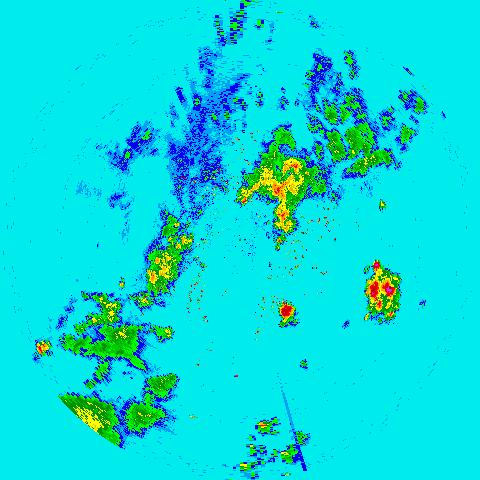
#> input picture segmentation_LSC/data/examples/img_rgb.jpg, 480 x 480 px
$ python main_LSC.py
#> lines starting #> are read from the running program, lines starting #| are printed output that depends on the picture
### segmentation_LSC/utils.py
from PIL import Image
import numpy as np
import math
from skimage import color

def my_imread(path: str):
#> called with path = 'data/examples/img_rgb.jpg'
    return np.asarray(Image.open(path), dtype=np.uint8)
#> returned value is the input picture: shape (480, 480, 3); mean B, G, R 8, 217.6, 218.3

class Point(object):
    def __init__(self, x=0, y=0):
        self.x = x
        self.y = y

    def __str__(self):
        return "<class 'Point'>: x={}, y={}".format(self.x, self.y)
    __repr__ = __str__

def gen_seeds(numRow: int, numCol: int, numSeed: int) -> tuple:
    '''
    :param numRow: the image row number
    :param numCol: the image column number
    :param numSeed: the seed number should be generated
    :return:
        seeds_list: a tuple contains all the seeds
    '''
    seeds_list = []
    num_seeds_col = int(math.sqrt(numSeed * numCol / numRow))
    num_seeds_row = int(numSeed / num_seeds_col)
    step_x = int(numRow / num_seeds_row)
    step_y = int(numCol / num_seeds_col)
    row_remain = numRow - num_seeds_row * step_x
    col_remain = numCol - num_seeds_col * step_y
    current_row_remain = 1
    current_col_remain = 1
    current_seeds_count = 0
    for i in range(num_seeds_row):
        for j in range(num_seeds_col):
            center_x = int(i * step_x + 0.5 * step_x + current_row_remain)
            center_y = int(j * step_y + 0.5 * step_y + current_col_remain)
            if center_x > numRow - 1:
                center_x = numRow - 1
            if center_y > numCol - 1:
                center_y = numCol - 1
            if current_col_remain < col_remain:
                current_col_remain += 1
            seeds_list.append(Point(x=center_x, y=center_y))
            current_seeds_count += 1
        if current_row_remain < row_remain:
            current_row_remain += 1
    return tuple(seeds_list)

def rgbtolab(I:np.ndarray, num_cols:int, num_rows:int):
    """
    https://graphicdesign.stackexchange.com/questions/76824/what-are-the-pros-and-cons-of-using-lab-color
    change rgb to lab format
    :param I: rgb format image
    :return:
        L: L channel, range from 0 to 255, dtype: uint8, shape: (row_num * col_num,)
        a: a channel, range from 0 to 255, dtype: uint8, shape: (row_num * col_num,)
        b: b channel, range from 0 to 255, dtype: uint8, shape: (row_num * col_num,)
    """
    # 2: channel (3), 0,1: HxW
    lab_img = color.rgb2lab(I).transpose([2, 1, 0])
    # R -> L
    L = lab_img[0].copy().reshape([num_rows * num_cols])
    a = lab_img[1].copy().reshape([num_rows * num_cols])
    b = lab_img[2].copy().reshape([num_rows * num_cols])
    L /= (100 / 255)  # L is [0, 100], change it to [0, 255]
    L += 0.5
    a += 128 + 0.5  # A is [-128, 127], change it to [0, 255]
    b += 128 + 0.5  # B is [-128, 127], change it to [0, 255]
    return L.astype(np.uint8), a.astype(np.uint8), b.astype(np.uint8)

# [64 lines left out: functions gstolab, display_superpixel, display_superpixel_seed, not called in this run]

### segmentation_LSC/superpixel_LSC.py
from skimage import io, color
import cmath
from utils import *
from gen_superpixel_LSC import gen_superpixel_LSC, initialize_LSC
from PIL import Image, ImageOps

class LSCProcessor(object):
    def __init__(self, filename, colorWeight, distWeight, threshold, numSeed, numIter, imgFormat):
#> called with filename = 'data/examples/img_rgb.jpg', colorWeight = 20, distWeight = 5, threshold = 4, numSeed = 400, numIter = 10, imgFormat = 'RGB'
        self.filename = filename
        self.data = my_imread(filename)
        self.image_height = self.data.shape[0]
#> self.image_height = 480
        self.image_width = self.data.shape[1]
#> self.image_width = 480
        self.colorWeight = colorWeight
        self.distWeight = distWeight
        self.threshold = threshold
        self.numIter = numIter
        self.numSeed = numSeed
        self.imgFormat = imgFormat
        self.numCol = int(cmath.sqrt(numSeed * self.image_width / self.image_height).real)
#> self.numCol = 20
        self.numRow = int(numSeed / self.numCol)
#> self.numRow = 20
        self.stepX = int(self.image_width/self.numCol)
#> self.stepX = 24
        self.stepY = int(self.image_height/self.numRow)
#> self.stepY = 24
        # The grid interval (to produce roughly equally sized superpixels)
        self.dis = np.full((self.image_height, self.image_width), np.inf)
        self.label_mask = np.ones((self.image_height, self.image_width), dtype=int)
        self.name = (filename.split("/")[2]).split(".")[0]
        self.implement()

    def init_clusters(self):
        # Sampling K seeds or K clusters
        self.seedArray = gen_seeds(self.image_height, self.image_width, self.numSeed)
        self.numSeed = len(self.seedArray)

    def init_featurespace(self):
        if self.imgFormat == "RGB":
            L, a, b = rgbtolab(self.data, self.image_height, self.image_width)
        else:
            L, a, b = gstolab(self.data, self.image_height, self.image_width)
        return initialize_LSC(L, a, b, self.image_height, self.image_width, self.stepX, self.stepY, self.colorWeight, self.distWeight)

    def generate_sp(self):
        L1, L2, a1, a2, b1, b2, x1, x2, y1, y2, W = self.init_featurespace()
        new_label = np.empty([self.image_height, self.image_width], dtype=np.uint16)
        init_label = np.empty([self.image_height*self.image_width], dtype=np.uint16)
        self.label, self.label_nonmerged, self.seedArray = gen_superpixel_LSC(L1, L2, a1, a2, b1, b2, x1, x2, y1, y2, W, init_label, self.seedArray,
                                                                        self.numSeed, self.image_height, self.image_width, self.stepX,
                                                                        self.stepY, self.numIter, self.threshold, new_label)

    def implement(self):
        self.init_clusters()
        self.init_featurespace()
        self.generate_sp()
        self.label_2D =  self.label.reshape([self.image_width, self.image_height]).transpose([1, 0])
        self.label_nonmerged_2D = self.label_nonmerged.reshape([self.image_width, self.image_height]).transpose([1, 0])
        if self.imgFormat == "RGB":
            display_superpixel(self.label_2D, self.data, self.name, "RGB")
            display_superpixel_seed(self.label_2D, self.data, self.name, "RGB", self.seedArray)
        else:
            display_superpixel(self.label_2D, self.data, self.name, "L", self.seedArray)
            display_superpixel_seed
    # [52 lines left out: function sp_segmentation, not called in this run]

### segmentation_LSC/gen_superpixel_LSC.py
import numpy as np
import sys
import time
import math

DBL_MAX = sys.float_info[0]  # max float value
TEST_INITIALIZATION = False
TEST_KMEANS_LABEL = False
FAKE_KMEANS_LABEL = False
TEST_PEC_LABEL = False
FAKE_EC_LABEL = False
PI = 3.1415926

def initialize_LSC(L: np.ndarray, a: np.ndarray, b: np.ndarray, nRows: int, nCols: int, StepX: int, StepY: int,
               Color: float, Distance: float):
    '''
    :param L: Lab
    :param a: lAb
    :param b: laB
    :param nRows: the number of rows of the image
    :param nCols: the number of columns of the image
    :param StepX:
    :param StepY:
    :param Color: color weight
    :param Distance: distance weight
    :return:
    '''
#> called with L = array of shape (230400,), a = array of shape (230400,), b = array of shape (230400,), nRows = 480, nCols = 480, StepX = 24, StepY = 24, Color = 20
    # test:
    #L, a, b = rgbtolab(I, nRows, nCols)
    print("\t[{}] [Initialize.py]".format(time.ctime()[11:19]))
    vcos = np.vectorize(math.cos)
    vsin = np.vectorize(math.sin)
    thetaL = (np.resize(L.copy(), [nRows, nCols]) / 255.0 * PI / 2.0).astype(np.float64)
    thetaa = (np.resize(a.copy(), [nRows, nCols]) / 255.0 * PI / 2.0).astype(np.float64)
    thetab = (np.resize(b.copy(), [nRows, nCols]) / 255.0 * PI / 2.0).astype(np.float64)
    thetax = np.empty([nRows, nCols], dtype=np.float64)
    thetay = np.empty([nRows, nCols], dtype=np.float64)
    for i in range(thetax.shape[0]):
        thetax[i, :] = i
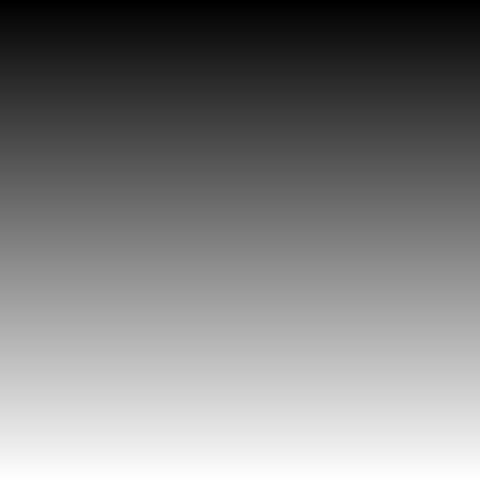
#> thetax: shape (480, 480) float64; min 0, max 479, mean 239.5; drawn with min black and max white
    for j in range(thetay.shape[1]):
        thetay[:, j] = j
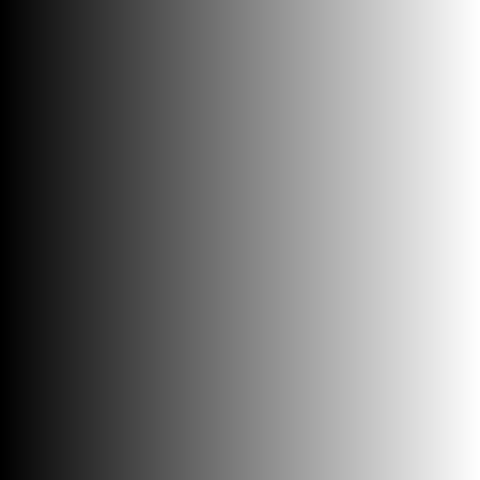
#> thetay: shape (480, 480) float64; min 0, max 479, mean 239.5; drawn with min black and max white
    thetax = (thetax / StepX) * PI / 2
    thetay = (thetay / StepY) * PI / 2
    # 10-dimension feature space phi(p)
    # phi(p) = [L1, L2, a1, a2, b1, b2, x1, x2, y1, y2]
    L1 = Color * vcos(thetaL)
    L2 = Color * vsin(thetaL)
    a1 = Color * vcos(thetaa) * 2.55
    a2 = Color * vsin(thetaa) * 2.55
    b1 = Color * vcos(thetab) * 2.55
    b2 = Color * vsin(thetab) * 2.55
    x1 = Distance * vcos(thetax)
    x2 = Distance * vsin(thetax)
    y1 = Distance * vcos(thetay)
    y2 = Distance * vsin(thetay)

    size = nRows * nCols
    sigmaL1 = L1.sum() / size
    sigmaL2 = L2.sum() / size
    sigmaa1 = a1.sum() / size
    sigmaa2 = a2.sum() / size
    sigmab1 = b1.sum() / size
    sigmab2 = b2.sum() / size
    sigmax1 = x1.sum() / size
    sigmax2 = x2.sum() / size
    sigmay1 = y1.sum() / size
    sigmay2 = y2.sum() / size

    # In the weighted K-means clustering, each data_1 point p is assigned with a weight w(p)
    W = L1 * sigmaL1 + L2 * sigmaL2 + a1 * sigmaa1 + a2 * sigmaa2 + b1 * sigmab1 + \
        b2 * sigmab2 + x1 * sigmax1 + x2 * sigmax2 + y1 * sigmay1 + y2 * sigmay2
    L1 /= W
    L2 /= W
    a1 /= W
    a2 /= W
    b1 /= W
    b2 /= W
    x1 /= W
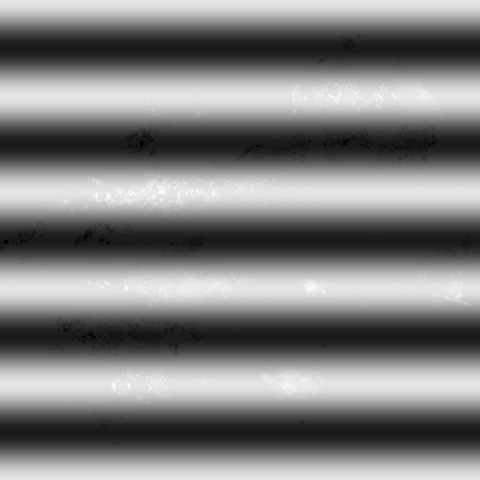
#> x1: shape (480, 480) float64; min -0.00114, max 0.00114, mean 1.29e-06; drawn with min black and max white
    x2 /= W
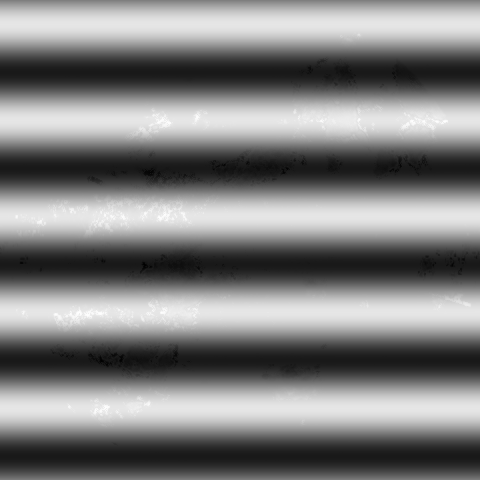
#> x2: shape (480, 480) float64; min -0.00113, max 0.00112, mean 2.58e-07; drawn with min black and max white
    y1 /= W
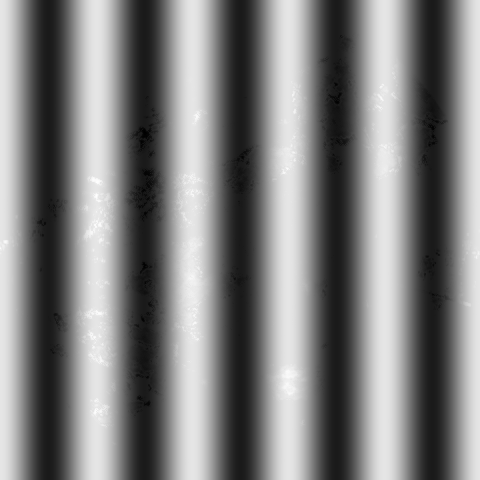
#> y1: shape (480, 480) float64; min -0.00114, max 0.00113, mean -3.45e-07; drawn with min black and max white
    y2 /= W
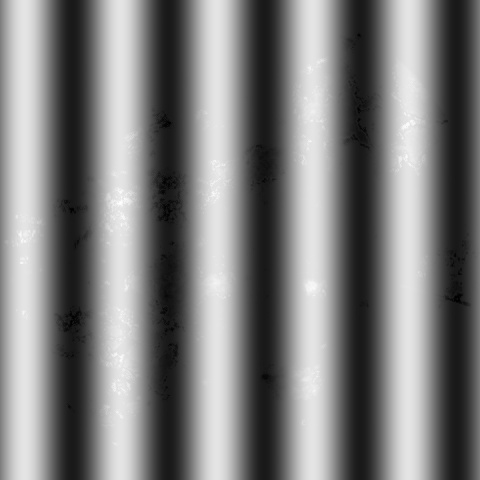
#> y2: shape (480, 480) float64; min -0.00113, max 0.00114, mean -1.63e-07; drawn with min black and max white
    return L1.astype(np.float32), L2.astype(np.float32), a1.astype(np.float32), \
           a2.astype(np.float32), b1.astype(np.float32), b2.astype(np.float32), \
           x1.astype(np.float32), x2.astype(np.float32), y1.astype(np.float32), \
           y2.astype(np.float32), W.astype(np.float64)

# Perform weighted kmeans iteratively in the ten dimensional feature space.
def gen_superpixel_LSC(L1: np.ndarray, L2: np.ndarray, a1: np.ndarray, a2: np.ndarray, b1: np.ndarray, b2: np.ndarray,
                 x1: np.ndarray, x2: np.ndarray, y1: np.ndarray, y2: np.ndarray,
                 W: np.ndarray, label: np.ndarray, seedArray: list, seedNum: int, nRows: int, nCols: int, StepX: int,
                 StepY: int, iterationNum: int, thresholdCoef: int, new_label: np.ndarray):
#> called with label = array of shape (230400,), seedNum = 400, nRows = 480, nCols = 480, StepX = 24, StepY = 24, iterationNum = 10, thresholdCoef = 4
    print("\t[{}] [gen_superpixel_LSC.py]: Pre-treatment".format(time.ctime()[11:19]))
    dist = np.empty([nRows, nCols], dtype=np.float64)
    centerL1 = np.empty([seedNum], dtype=np.float64)
    centerL2 = np.empty([seedNum], dtype=np.float64)
    centera1 = np.empty([seedNum], dtype=np.float64)
    centera2 = np.empty([seedNum], dtype=np.float64)
    centerb1 = np.empty([seedNum], dtype=np.float64)
    centerb2 = np.empty([seedNum], dtype=np.float64)
    centerx1 = np.empty([seedNum], dtype=np.float64)
    centerx2 = np.empty([seedNum], dtype=np.float64)
    centery1 = np.empty([seedNum], dtype=np.float64)
    centery2 = np.empty([seedNum], dtype=np.float64)
    WSum = np.empty([seedNum], dtype=np.float64)
    clusterSize = np.empty([seedNum], dtype=np.int32)

    print("\t[{}] [gen_superpixel_LSC.py]: Initialization".format(time.ctime()[11:19]))
    # Ex: seedNum = 200
    for i in range(seedNum):
        centerL1[i] = 0
        centerL2[i] = 0
        centera1[i] = 0
        centera2[i] = 0
        centerb1[i] = 0
        centerb2[i] = 0
        centerx1[i] = 0
        centerx2[i] = 0
        centery1[i] = 0
        centery2[i] = 0
        # The coordinates of seeds
        x = seedArray[i].x
        y = seedArray[i].y
        # Ex: StepX = 54; StepY = 192; x,y = seedArray[1] = 50,161
        # X: [37,63]; Y: [113, 209]
        minX = int(0 if x - StepX // 4 <= 0 else x - StepX // 4)
        minY = int(0 if y - StepY // 4 <= 0 else y - StepY // 4)
        maxX = int(nRows - 1 if x + StepX // 4 >= nRows - 1 else x + StepX // 4)
        maxY = int(nCols - 1 if y + StepY // 4 >= nCols - 1 else y + StepY // 4)
        Count = 0
        # For each superpixel:
        # the Center parameter are the mean of each parameter L,a,b,x,y
        for j in range(minX, maxX + 1):
            for k in range(minY, maxY + 1):
                Count += 1
                centerL1[i] += L1[j][k]
                centerL2[i] += L2[j][k]
                centera1[i] += a1[j][k]
                centera2[i] += a2[j][k]
                centerb1[i] += b1[j][k]
                centerb2[i] += b2[j][k]
                centerx1[i] += x1[j][k]
                centerx2[i] += x2[j][k]
                centery1[i] += y1[j][k]
                centery2[i] += y2[j][k]
        # weighted means m_k
        centerL1[i] /= Count
        centerL2[i] /= Count
        centera1[i] /= Count
        centera2[i] /= Count
        centerb1[i] /= Count
        centerb2[i] /= Count
        centerx1[i] /= Count
        centerx2[i] /= Count
        centery1[i] /= Count
        centery2[i] /= Count

    print("\t[{}] [gen_superpixel_LSC.py]: K-means".format(time.ctime()[11:19]))
    for iteration in range(iterationNum + 1):
        print("\t\t[{}] [DoSuperpixel.py]: K-means_iter_{}".format(time.ctime()[11:19], iteration))
        # set distance = infinity
        for i in range(nRows):
            for j in range(nCols):
                dist[i][j] = DBL_MAX
        # For each weighted means and search center of each cluster
        for i in range(seedNum):
            # x,y: search center c_k
            # t*stepX x t*stepY region (t = 2)
            # for each point in the 2*stepX x 2*stepY neighborhood of c_k
            ################################
            x = seedArray[i].x
            y = seedArray[i].y
            ################################
            minX = int(0 if x - StepX <= 0 else x - StepX)
            minY = int(0 if y - StepY <= 0 else y - StepY)
            maxX = int(nRows - 1 if x + StepX >= nRows - 1 else x + StepX)
            maxY = int(nCols - 1 if y + StepY >= nCols - 1 else y + StepY)
            #print("minX: {}; maxX: {}; minY: {}; maxY: {}".format(minX, maxX, minY, maxY))
            step1_min_x = minX
            step1_max_x = maxX + 1
            step1_min_y = minY
            step1_max_y = maxY + 1
            #print("step1_minX: {}; step1_maxX: {}; step1_minY: {};"
            #     " step1_maxY: {}".format(step1_min_x, step1_max_x, step1_min_y,  step1_max_y))

            # phi(p): denote the function that maps data_1 points to a 10-dimension feature space.
            # The Euclidean distance between phi(p) and m_k in the feature space
            step1_vpow = np.vectorize(lambda _: _ * _)
            step1_L1_pow = step1_vpow(L1[step1_min_x:step1_max_x, step1_min_y: step1_max_y] - centerL1[i])
            step1_L2_pow = step1_vpow(L2[step1_min_x:step1_max_x, step1_min_y: step1_max_y] - centerL2[i])
            step1_a1_pow = step1_vpow(a1[step1_min_x:step1_max_x, step1_min_y: step1_max_y] - centera1[i])
            step1_a2_pow = step1_vpow(a2[step1_min_x:step1_max_x, step1_min_y: step1_max_y] - centera2[i])
            step1_b1_pow = step1_vpow(b1[step1_min_x:step1_max_x, step1_min_y: step1_max_y] - centerb1[i])
            step1_b2_pow = step1_vpow(b2[step1_min_x:step1_max_x, step1_min_y: step1_max_y] - centerb2[i])
            step1_x1_pow = step1_vpow(x1[step1_min_x:step1_max_x, step1_min_y: step1_max_y] - centerx1[i])
            step1_x2_pow = step1_vpow(x2[step1_min_x:step1_max_x, step1_min_y: step1_max_y] - centerx2[i])
            step1_y1_pow = step1_vpow(y1[step1_min_x:step1_max_x, step1_min_y: step1_max_y] - centery1[i])
            step1_y2_pow = step1_vpow(y2[step1_min_x:step1_max_x, step1_min_y: step1_max_y] - centery2[i])
            # D (Euclidean distance)
            step1_D = step1_L1_pow + step1_L2_pow + step1_a1_pow + step1_a2_pow + step1_b1_pow + step1_b2_pow + \
                      step1_x1_pow + step1_x2_pow + step1_y1_pow + step1_y2_pow

            # if D - d(p) < 0 then d(p) = D and L(p) = k
            # Init = 1
            step1_if = (step1_D - dist[step1_min_x: step1_max_x, step1_min_y: step1_max_y] < 0).astype(np.uint16)
            step1_neg_if = 1 - step1_if
            # new_label:
            # new_label(p) = 0 if D - d(p) < 0
            new_label[step1_min_x: step1_max_x, step1_min_y: step1_max_y] *= step1_neg_if
            # new_label(p) = 0 + 1*i (label i_th)
            new_label[step1_min_x: step1_max_x, step1_min_y: step1_max_y] += (step1_if * i)
            # d(p) = 0 if D - d(p) < 0
            dist[step1_min_x: step1_max_x, step1_min_y: step1_max_y] *= step1_neg_if
            # d(p) = 0 + D
            step1_D_to_plus = step1_D * step1_if
            dist[step1_min_x: step1_max_x, step1_min_y: step1_max_y] += step1_D_to_plus

        # Reset centers or move cluster
        for i in range(seedNum):
            centerL1[i] = 0
            centerL2[i] = 0
            centera1[i] = 0
            centera2[i] = 0
            centerb1[i] = 0
            centerb2[i] = 0
            centerx1[i] = 0
            centerx2[i] = 0
            centery1[i] = 0
            centery2[i] = 0
            WSum[i] = 0
            clusterSize[i] = 0
            seedArray[i].x = 0
            seedArray[i].y = 0

        # Update weighted means m_k and search centers c_k for all clusters
        label = new_label.copy().reshape([nRows * nCols])
        for i in range(nRows):
            for j in range(nCols):
                L = label[i * nCols + j]  # int
                Weight = W[i][j]  # double
                centerL1[L] += Weight * L1[i][j]
                centerL2[L] += Weight * L2[i][j]
                centera1[L] += Weight * a1[i][j]
                centera2[L] += Weight * a2[i][j]
                centerb1[L] += Weight * b1[i][j]
                centerb2[L] += Weight * b2[i][j]
                centerx1[L] += Weight * x1[i][j]
                centerx2[L] += Weight * x2[i][j]
                centery1[L] += Weight * y1[i][j]
                centery2[L] += Weight * y2[i][j]
                clusterSize[L] += 1
                WSum[L] += Weight
                seedArray[L].x += i
                seedArray[L].y += j

        for i in range(seedNum):
            WSum[i] = 1 if WSum[i] == 0 else WSum[i]
            clusterSize[i] = 1 if clusterSize[i] == 0 else clusterSize[i]

        cluster_center = np.zeros([2,seedNum])
        for i in range(seedNum):
            centerL1[i] /= WSum[i]
            centerL2[i] /= WSum[i]
            centera1[i] /= WSum[i]
            centera2[i] /= WSum[i]
            centerb1[i] /= WSum[i]
            centerb2[i] /= WSum[i]
            centerx1[i] /= WSum[i]
            centerx2[i] /= WSum[i]
            centery1[i] /= WSum[i]
            centery2[i] /= WSum[i]
            seedArray[i].x /= clusterSize[i]
            seedArray[i].y /= clusterSize[i]
            cluster_center[0][i] = int(seedArray[i].x)
            cluster_center[1][i] = int(seedArray[i].y)
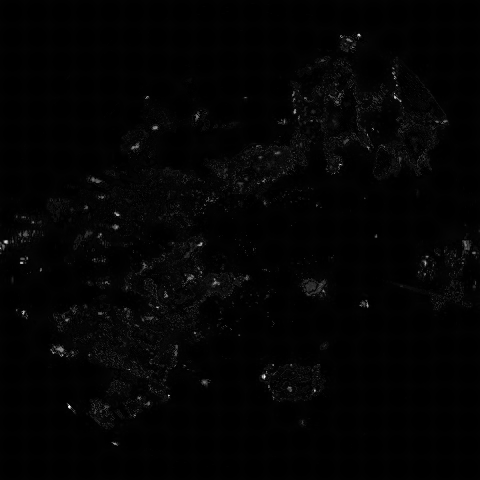
#> dist: shape (480, 480) float64; min 1.37e-08, max 7.27e-05, mean 1.07e-06; drawn with min black and max white

    label_nonmerged = label.reshape([nCols, nRows]).transpose([0, 1])
    tmp = label
    threshold = int((nRows * nCols) / (seedNum * thresholdCoef))
    #preEnforceConnectivity(tmp, nRows, nCols)
    #label_merged = EnforceConnectivity(L1, L2, a1, a2, b1, b2, x1, x2, y1, y2, W, tmp, threshold, nRows, nCols)
    #label_merged = label_merged.reshape([nCols, nRows]).transpose([0, 1])
    label_merged = label.reshape([nCols, nRows]).transpose([0, 1])
    return label_merged, label_nonmerged, cluster_center

### segmentation_LSC/main_LSC.py
from PIL import Image, ImageOps
from superpixel_LSC import LSCProcessor
from utils import my_imread
import cv2

## params
img_dir = 'data/examples/img_rgb.jpg'
img_arr = my_imread(img_dir)
img = Image.fromarray(img_arr,'RGB')
#img = cv2.imread(img_dir)

## superpixel segmentation
# def __init__(self, filename, colorWeight, distWeight, threshold, numSeed, numIter, imgFormat):
#> (the run stopped early here; a loop or call above may not have finished)
